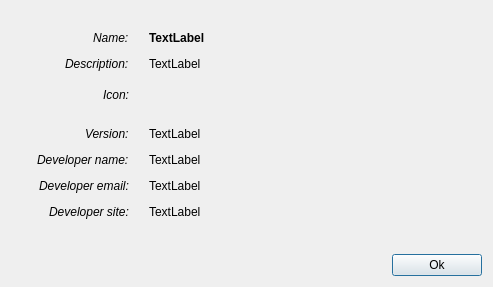
<?xml version="1.0" encoding="UTF-8"?>
<ui version="4.0">
 <class>ModuleInfoDialog</class>
 <widget class="QDialog" name="ModuleInfoDialog">
  <property name="geometry">
   <rect>
    <x>0</x>
    <y>0</y>
    <width>493</width>
    <height>287</height>
   </rect>
  </property>
  <property name="windowTitle">
   <string>Module information</string>
  </property>
  <layout class="QVBoxLayout" name="verticalLayout">
   <item>
    <spacer name="verticalSpacer_2">
     <property name="orientation">
      <enum>Qt::Vertical</enum>
     </property>
     <property name="sizeType">
      <enum>QSizePolicy::Fixed</enum>
     </property>
     <property name="sizeHint" stdset="0">
      <size>
       <width>20</width>
       <height>20</height>
      </size>
     </property>
    </spacer>
   </item>
   <item>
    <layout class="QFormLayout" name="formLayout">
     <property name="labelAlignment">
      <set>Qt::AlignRight|Qt::AlignTrailing|Qt::AlignVCenter</set>
     </property>
     <property name="horizontalSpacing">
      <number>20</number>
     </property>
     <property name="verticalSpacing">
      <number>12</number>
     </property>
     <property name="leftMargin">
      <number>26</number>
     </property>
     <item row="0" column="0">
      <widget class="QLabel" name="label">
       <property name="font">
        <font>
         <italic>true</italic>
        </font>
       </property>
       <property name="text">
        <string>Name:</string>
       </property>
      </widget>
     </item>
     <item row="1" column="0">
      <widget class="QLabel" name="label_2">
       <property name="font">
        <font>
         <italic>true</italic>
        </font>
       </property>
       <property name="text">
        <string>Description:</string>
       </property>
      </widget>
     </item>
     <item row="2" column="0">
      <widget class="QLabel" name="label_3">
       <property name="font">
        <font>
         <italic>true</italic>
        </font>
       </property>
       <property name="text">
        <string>Icon:</string>
       </property>
      </widget>
     </item>
     <item row="3" column="0">
      <widget class="QLabel" name="label_4">
       <property name="font">
        <font>
         <italic>true</italic>
        </font>
       </property>
       <property name="text">
        <string>Version:</string>
       </property>
      </widget>
     </item>
     <item row="4" column="0">
      <widget class="QLabel" name="label_5">
       <property name="font">
        <font>
         <italic>true</italic>
        </font>
       </property>
       <property name="text">
        <string>Developer name:</string>
       </property>
      </widget>
     </item>
     <item row="5" column="0">
      <widget class="QLabel" name="label_6">
       <property name="font">
        <font>
         <italic>true</italic>
        </font>
       </property>
       <property name="text">
        <string>Developer email:</string>
       </property>
      </widget>
     </item>
     <item row="6" column="0">
      <widget class="QLabel" name="label_7">
       <property name="font">
        <font>
         <italic>true</italic>
        </font>
       </property>
       <property name="text">
        <string>Developer site:</string>
       </property>
      </widget>
     </item>
     <item row="0" column="1">
      <widget class="QLabel" name="Name">
       <property name="font">
        <font>
         <weight>75</weight>
         <bold>true</bold>
        </font>
       </property>
       <property name="text">
        <string>TextLabel</string>
       </property>
      </widget>
     </item>
     <item row="1" column="1">
      <widget class="QLabel" name="Description">
       <property name="text">
        <string>TextLabel</string>
       </property>
      </widget>
     </item>
     <item row="2" column="1">
      <widget class="QLabel" name="Icon">
       <property name="minimumSize">
        <size>
         <width>32</width>
         <height>32</height>
        </size>
       </property>
       <property name="maximumSize">
        <size>
         <width>32</width>
         <height>32</height>
        </size>
       </property>
       <property name="text">
        <string/>
       </property>
       <property name="scaledContents">
        <bool>false</bool>
       </property>
      </widget>
     </item>
     <item row="3" column="1">
      <widget class="QLabel" name="Version">
       <property name="text">
        <string>TextLabel</string>
       </property>
      </widget>
     </item>
     <item row="4" column="1">
      <widget class="QLabel" name="DeveloperName">
       <property name="text">
        <string>TextLabel</string>
       </property>
      </widget>
     </item>
     <item row="5" column="1">
      <widget class="QLabel" name="DeveloperEmail">
       <property name="text">
        <string>TextLabel</string>
       </property>
      </widget>
     </item>
     <item row="6" column="1">
      <widget class="QLabel" name="DeveloperSite">
       <property name="text">
        <string>TextLabel</string>
       </property>
      </widget>
     </item>
    </layout>
   </item>
   <item>
    <spacer name="verticalSpacer">
     <property name="orientation">
      <enum>Qt::Vertical</enum>
     </property>
     <property name="sizeHint" stdset="0">
      <size>
       <width>20</width>
       <height>40</height>
      </size>
     </property>
    </spacer>
   </item>
   <item>
    <layout class="QHBoxLayout" name="horizontalLayout">
     <item>
      <spacer name="horizontalSpacer">
       <property name="orientation">
        <enum>Qt::Horizontal</enum>
       </property>
       <property name="sizeHint" stdset="0">
        <size>
         <width>40</width>
         <height>20</height>
        </size>
       </property>
      </spacer>
     </item>
     <item>
      <widget class="QPushButton" name="pushButton">
       <property name="minimumSize">
        <size>
         <width>90</width>
         <height>0</height>
        </size>
       </property>
       <property name="text">
        <string>Ok</string>
       </property>
      </widget>
     </item>
    </layout>
   </item>
  </layout>
 </widget>
 <resources/>
 <connections/>
</ui>
